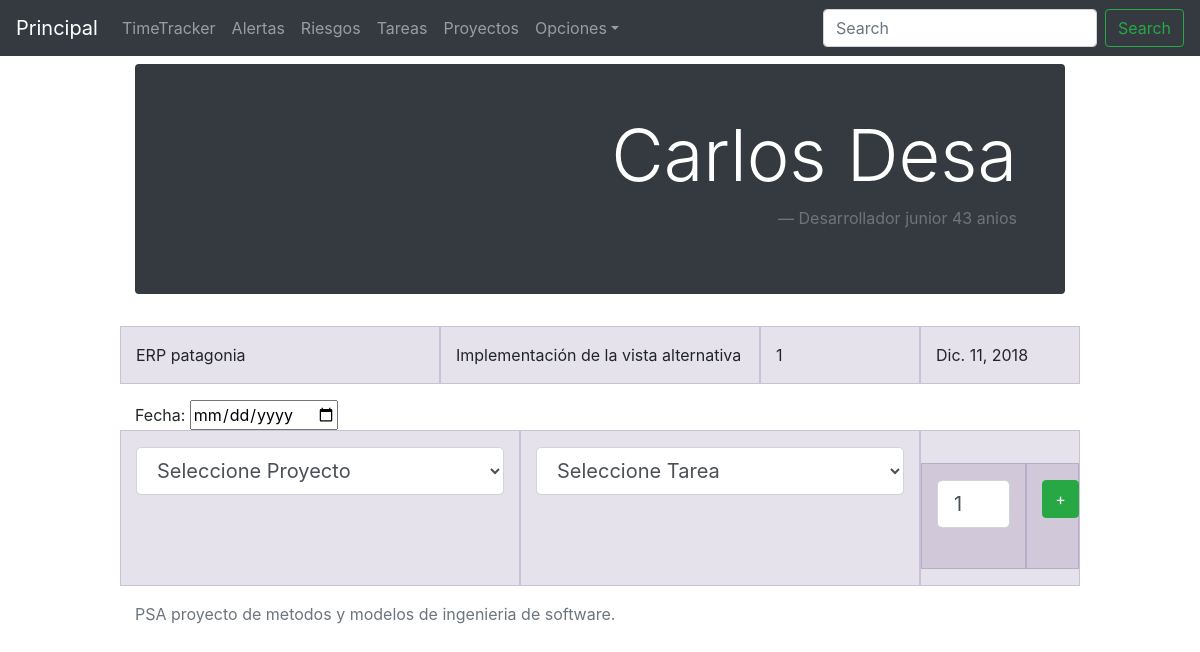
Page /timeTracker/detail/3/ on the earlier database version.
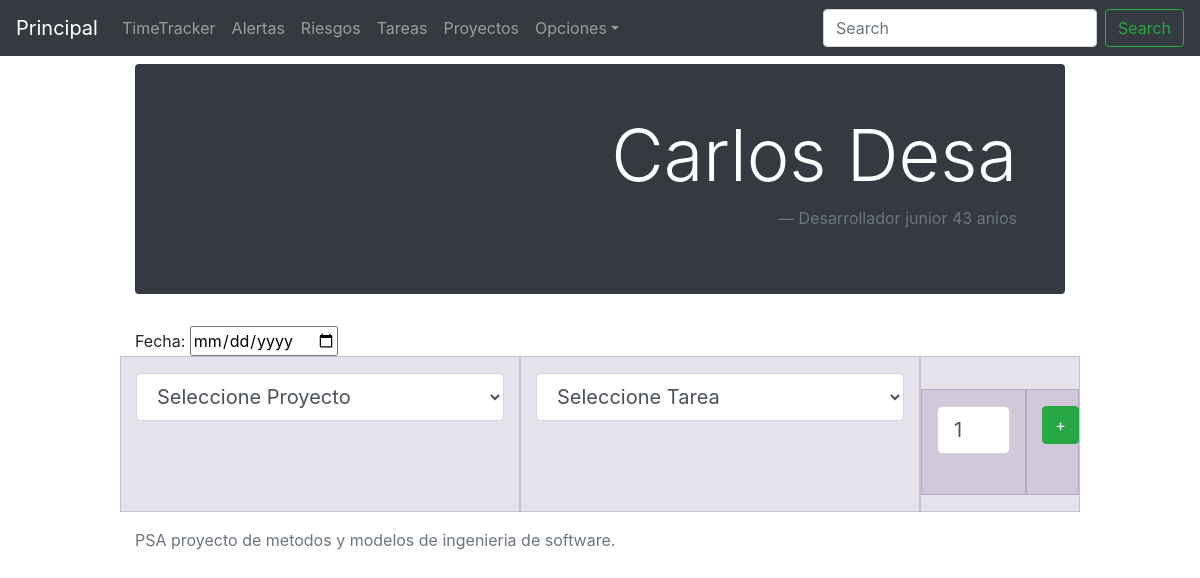
Same page on the later database version.
### timeTracker/models.py (models this page shows, shortened)
class Horas(models.Model):
	desarrollador = models.ForeignKey(Desarrollador, on_delete=models.CASCADE, blank= True, null=True)
	tarea = models.ForeignKey(Tarea, on_delete=models.SET_NULL, blank= True, null=True)
	cantidad = models.IntegerField(validators=[MinValueValidator(0)])
	fecha = models.DateTimeField(auto_now_add=False, blank=False)

class Tarea(models.Model):
	nombre = models.CharField(max_length=200)
	proyecto = models.ForeignKey(Proyecto, blank= True, null=True, on_delete=models.SET_NULL)
	responsable = models.ForeignKey(Desarrollador, blank= True, null=True, on_delete=models.SET_NULL)

class Proyecto(models.Model):
	nombre= models.CharField(max_length=200)

### timeTracker/views.py (the view)
# urls.py: url(r'^detail/(?P<desarrollador_id>[0-9]+)/$', views.detail, name='detail'),
def detail(request, desarrollador_id):
	return renderDetail(request, desarrollador_id, [])

### timeTracker/models.py (called while the page is built)
	def __str__(self):
		return self.nombre+' '+self.apellido

### timeTracker/views.py (called while the page is built)
def fillGlobalDictionary():
	global tareasPorProyecto
	tareasPorProyecto = {}
	for proyecto in Proyecto.objects.all():
		tareas = []
		for tarea in proyecto.tarea_set.all():
			tareas.append(tarea.nombre)
		tareasPorProyecto[proyecto.nombre] = tareas
	return tareasPorProyecto;

def renderDetail(request, desarrollador_id, errors):
	desarrollador = get_object_or_404(Desarrollador, pk=desarrollador_id)
	fillGlobalDictionary()
	global tareasPorProyecto
	proyectos = Proyecto.objects.all()
	context = {'desarrollador': desarrollador,'proyectos':proyectos, 'tareasPorProyecto':json.dumps(tareasPorProyecto), 'errors': errors}
	return render(request, 'timeTracker/detail.html', context)

### timeTracker/templates/timeTracker/detail.html (shortened to what this page needs)
{% extends "base.html" %}
{% block content %}
<div class="jumbotron p-3 p-md-5 text-white rounded bg-dark">
          <blockquote class="blockquote text-right">
              <h1 class="display-3">{{desarrollador}}</h1>
              <footer class="blockquote-footer">Desarrollador junior {{desarrollador.edad}} anios</footer>
          </blockquote>
</div>
{% for horas in desarrollador.horas_set.all %}
    <div class="row">
        <div class="col-sm-4">{{horas.tarea.proyecto.nombre}}</div>
        <div class="col-sm-4">{{horas.tarea.nombre}}</div>
        <div class="col-sm-2">{{horas.cantidad }}</div>
        <div class="col-sm-2">{{horas.fecha.date}}</div>
    </div>
{% endfor %}
  <form action="{% url 'timeTracker:add' desarrollador.id %}" method="post">
    Fecha: <input type="date" name="fecha"><br>
    <div class="row">
        <div class="col-sm-5">
          <select class="form-control form-control-lg" name="proyecto" onchange="ChangeList(this)">
              <option value="" selected disabled hidden>Seleccione Proyecto</option>
          </select><br>
        </div>
        <div class="col-sm-5">
          <select class="form-control form-control-lg"name="tarea" id="tareasSelect" >
              <option value="" selected disabled hidden>Seleccione Tarea</option>
          </select><br>
        </div>
        <div class="col-sm-2">
            <div class="row">
              <div class="col-sm-8">
                <input class="form-control form-control-lg" type="number" name="cantidad" value="1" min="1" max="1000"><br>
              </div>
              <div class="col-sm-4">
                <button type="submit" class="btn btn-success">+</button>
              </div>
            </div>
        </div>
    </div>
  </form>
{% endblock %}

Differences in the rows shown:
removed Horas: tarea.proyecto.nombre "ERP patagonia", tarea.nombre "Implementación de la vista alternativa", cantidad "1", fecha "Dic. 11, 2018"
